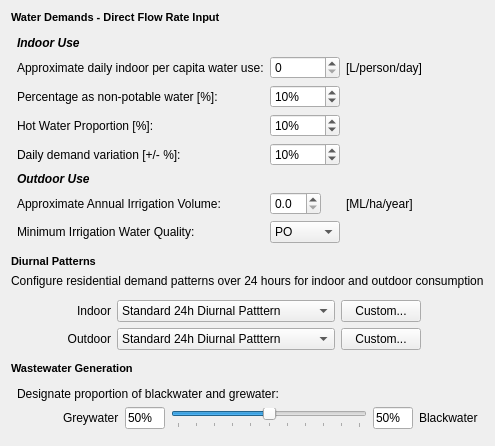
                <widget class="QWidget" name="scrollAreaWidgetContents_2">
                 <property name="geometry">
                  <rect>
                   <x>0</x>
                   <y>0</y>
                   <width>447</width>
                   <height>428</height>
                  </rect>
                 </property>
                 <layout class="QVBoxLayout" name="verticalLayout_29">
                  <item>
                   <widget class="QLabel" name="res_direct_title1">
                    <property name="sizePolicy">
                     <sizepolicy hsizetype="Preferred" vsizetype="Fixed">
                      <horstretch>0</horstretch>
                      <verstretch>13</verstretch>
                     </sizepolicy>
                    </property>
                    <property name="minimumSize">
                     <size>
                      <width>0</width>
                      <height>13</height>
                     </size>
                    </property>
                    <property name="maximumSize">
                     <size>
                      <width>16777215</width>
                      <height>13</height>
                     </size>
                    </property>
                    <property name="text">
                     <string>&lt;!DOCTYPE HTML PUBLIC &quot;-//W3C//DTD HTML 4.0//EN&quot; &quot;http://www.w3.org/TR/REC-html40/strict.dtd&quot;&gt;
&lt;html&gt;&lt;head&gt;&lt;meta name=&quot;qrichtext&quot; content=&quot;1&quot; /&gt;&lt;style type=&quot;text/css&quot;&gt;
p, li { white-space: pre-wrap; }
&lt;/style&gt;&lt;/head&gt;&lt;body style=&quot; font-family:'MS Shell Dlg 2'; font-size:8pt; font-weight:400; font-style:normal;&quot;&gt;
&lt;p style=&quot; margin-top:0px; margin-bottom:0px; margin-left:0px; margin-right:0px; -qt-block-indent:0; text-indent:0px;&quot;&gt;&lt;span style=&quot; font-weight:600;&quot;&gt;Water Demands - Direct Flow Rate Input&lt;/span&gt;&lt;/p&gt;&lt;/body&gt;&lt;/html&gt;</string>
                    </property>
                   </widget>
                  </item>
                  <item>
                   <widget class="QWidget" name="res_direct_widget" native="true">
                    <layout class="QGridLayout" name="gridLayout_14">
                     <property name="leftMargin">
                      <number>6</number>
                     </property>
                     <property name="topMargin">
                      <number>6</number>
                     </property>
                     <property name="rightMargin">
                      <number>6</number>
                     </property>
                     <property name="bottomMargin">
                      <number>6</number>
                     </property>
                     <item row="1" column="2">
                      <widget class="QLabel" name="res_direct_vol_lbl2">
                       <property name="whatsThis">
                        <string>Estimate of the annual irrigation volume per hectare</string>
                       </property>
                       <property name="text">
                        <string>[L/person/day]</string>
                       </property>
                      </widget>
                     </item>
                     <item row="0" column="0">
                      <widget class="QLabel" name="res_direct_lbl1">
                       <property name="whatsThis">
                        <string>Estimate of the annual irrigation volume per hectare</string>
                       </property>
                       <property name="text">
                        <string>&lt;html&gt;&lt;head/&gt;&lt;body&gt;&lt;p&gt;&lt;span style=&quot; font-weight:600; font-style:italic;&quot;&gt;Indoor Use&lt;/span&gt;&lt;/p&gt;&lt;/body&gt;&lt;/html&gt;</string>
                       </property>
                      </widget>
                     </item>
                     <item row="3" column="1">
                      <widget class="QSpinBox" name="res_direct_hot">
                       <property name="suffix">
                        <string>%</string>
                       </property>
                       <property name="maximum">
                        <number>100</number>
                       </property>
                       <property name="singleStep">
                        <number>5</number>
                       </property>
                       <property name="value">
                        <number>10</number>
                       </property>
                      </widget>
                     </item>
                     <item row="2" column="0">
                      <widget class="QLabel" name="res_direct_np_lbl">
                       <property name="whatsThis">
                        <string>Estimate of the annual irrigation volume per hectare</string>
                       </property>
                       <property name="text">
                        <string>Percentage as non-potable water [%]:</string>
                       </property>
                      </widget>
                     </item>
                     <item row="4" column="0">
                      <widget class="QLabel" name="res_direct_vary_lbl">
                       <property name="whatsThis">
                        <string>&lt;!DOCTYPE HTML PUBLIC &quot;-//W3C//DTD HTML 4.0//EN&quot; &quot;http://www.w3.org/TR/REC-html40/strict.dtd&quot;&gt;
&lt;html&gt;&lt;head&gt;&lt;meta name=&quot;qrichtext&quot; content=&quot;1&quot; /&gt;&lt;style type=&quot;text/css&quot;&gt;
p, li { white-space: pre-wrap; }
&lt;/style&gt;&lt;/head&gt;&lt;body style=&quot; font-family:'MS Shell Dlg 2'; font-size:8.25pt; font-weight:400; font-style:normal;&quot;&gt;
&lt;p style=&quot; margin-top:0px; margin-bottom:0px; margin-left:0px; margin-right:0px; -qt-block-indent:0; text-indent:0px;&quot;&gt;A stochastic variability used to scale the daily household demand. Will be scaled according to the number of households in the block. Specify a percent, demand value will be scaled according to a random number drawin within this range.&lt;/p&gt;
&lt;p style=&quot;-qt-paragraph-type:empty; margin-top:0px; margin-bottom:0px; margin-left:0px; margin-right:0px; -qt-block-indent:0; text-indent:0px;&quot;&gt;&lt;/p&gt;
&lt;p style=&quot; margin-top:0px; margin-bottom:0px; margin-left:0px; margin-right:0px; -qt-block-indent:0; text-indent:0px;&quot;&gt;&lt;span style=&quot; font-style:italic;&quot;&gt;e.g. +/- 5% will see demand being multiplied by a number between 0.95 and 1.05.&lt;/span&gt;&lt;/p&gt;&lt;/body&gt;&lt;/html&gt;</string>
                       </property>
                       <property name="text">
                        <string>Daily demand variation [+/- %]:</string>
                       </property>
                      </widget>
                     </item>
                     <item row="3" column="0">
                      <widget class="QLabel" name="res_direct_hot_lbl">
                       <property name="whatsThis">
                        <string>&lt;!DOCTYPE HTML PUBLIC &quot;-//W3C//DTD HTML 4.0//EN&quot; &quot;http://www.w3.org/TR/REC-html40/strict.dtd&quot;&gt;
&lt;html&gt;&lt;head&gt;&lt;meta name=&quot;qrichtext&quot; content=&quot;1&quot; /&gt;&lt;style type=&quot;text/css&quot;&gt;
p, li { white-space: pre-wrap; }
&lt;/style&gt;&lt;/head&gt;&lt;body style=&quot; font-family:'MS Shell Dlg 2'; font-size:8.25pt; font-weight:400; font-style:normal;&quot;&gt;
&lt;p style=&quot; margin-top:0px; margin-bottom:0px; margin-left:0px; margin-right:0px; -qt-block-indent:0; text-indent:0px;&quot;&gt;A stochastic variability used to scale the daily household demand. Will be scaled according to the number of households in the block. Specify a percent, demand value will be scaled according to a random number drawin within this range.&lt;/p&gt;
&lt;p style=&quot;-qt-paragraph-type:empty; margin-top:0px; margin-bottom:0px; margin-left:0px; margin-right:0px; -qt-block-indent:0; text-indent:0px;&quot;&gt;&lt;/p&gt;
&lt;p style=&quot; margin-top:0px; margin-bottom:0px; margin-left:0px; margin-right:0px; -qt-block-indent:0; text-indent:0px;&quot;&gt;&lt;span style=&quot; font-style:italic;&quot;&gt;e.g. +/- 5% will see demand being multiplied by a number between 0.95 and 1.05.&lt;/span&gt;&lt;/p&gt;&lt;/body&gt;&lt;/html&gt;</string>
                       </property>
                       <property name="text">
                        <string>Hot Water Proportion [%]:</string>
                       </property>
                      </widget>
                     </item>
                     <item row="4" column="1">
                      <widget class="QSpinBox" name="res_direct_vary">
                       <property name="suffix">
                        <string>%</string>
                       </property>
                       <property name="maximum">
                        <number>100</number>
                       </property>
                       <property name="singleStep">
                        <number>5</number>
                       </property>
                       <property name="value">
                        <number>10</number>
                       </property>
                      </widget>
                     </item>
                     <item row="8" column="0">
                      <widget class="QLabel" name="res_direct_irrigate_lbl">
                       <property name="whatsThis">
                        <string>Estimate of the annual irrigation volume per hectare</string>
                       </property>
                       <property name="text">
                        <string>Approximate Annual Irrigation Volume:</string>
                       </property>
                      </widget>
                     </item>
                     <item row="1" column="0">
                      <widget class="QLabel" name="res_direct_vol_lbl">
                       <property name="whatsThis">
                        <string>Estimate of the annual irrigation volume per hectare</string>
                       </property>
                       <property name="text">
                        <string>Approximate daily indoor per capita water use:</string>
                       </property>
                      </widget>
                     </item>
                     <item row="9" column="0">
                      <widget class="QLabel" name="res_direct_irrigate_ffplbl">
                       <property name="whatsThis">
                        <string>&lt;!DOCTYPE HTML PUBLIC &quot;-//W3C//DTD HTML 4.0//EN&quot; &quot;http://www.w3.org/TR/REC-html40/strict.dtd&quot;&gt;
&lt;html&gt;&lt;head&gt;&lt;meta name=&quot;qrichtext&quot; content=&quot;1&quot; /&gt;&lt;style type=&quot;text/css&quot;&gt;
p, li { white-space: pre-wrap; }
&lt;/style&gt;&lt;/head&gt;&lt;body style=&quot; font-family:'MS Shell Dlg 2'; font-size:8.25pt; font-weight:400; font-style:normal;&quot;&gt;
&lt;p style=&quot; margin-top:0px; margin-bottom:0px; margin-left:0px; margin-right:0px; -qt-block-indent:0; text-indent:0px;&quot;&gt;&lt;span style=&quot; font-size:8pt;&quot;&gt;Select the minimum water quality requirement to source from when meeting demand.&lt;/span&gt;&lt;/p&gt;
&lt;p style=&quot; margin-top:0px; margin-bottom:0px; margin-left:0px; margin-right:0px; -qt-block-indent:0; text-indent:0px;&quot;&gt;&lt;span style=&quot; font-size:8pt;&quot;&gt;PO = Potable Water&lt;/span&gt;&lt;/p&gt;
&lt;p style=&quot; margin-top:0px; margin-bottom:0px; margin-left:0px; margin-right:0px; -qt-block-indent:0; text-indent:0px;&quot;&gt;&lt;span style=&quot; font-size:8pt;&quot;&gt;NP = Non-potable Water&lt;/span&gt;&lt;/p&gt;
&lt;p style=&quot; margin-top:0px; margin-bottom:0px; margin-left:0px; margin-right:0px; -qt-block-indent:0; text-indent:0px;&quot;&gt;&lt;span style=&quot; font-size:8pt;&quot;&gt;RW = Rainwater&lt;/span&gt;&lt;/p&gt;
&lt;p style=&quot; margin-top:0px; margin-bottom:0px; margin-left:0px; margin-right:0px; -qt-block-indent:0; text-indent:0px;&quot;&gt;&lt;span style=&quot; font-size:8pt;&quot;&gt;SW = Stormwater&lt;/span&gt;&lt;/p&gt;
&lt;p style=&quot; margin-top:0px; margin-bottom:0px; margin-left:0px; margin-right:0px; -qt-block-indent:0; text-indent:0px;&quot;&gt;&lt;span style=&quot; font-size:8pt;&quot;&gt;GW = Greywater&lt;/span&gt;&lt;/p&gt;&lt;/body&gt;&lt;/html&gt;</string>
                       </property>
                       <property name="text">
                        <string>Minimum Irrigation Water Quality:</string>
                       </property>
                      </widget>
                     </item>
                     <item row="9" column="1">
                      <widget class="QComboBox" name="res_direct_irrigate_ffp">
                       <item>
                        <property name="text">
                         <string>PO</string>
                        </property>
                       </item>
                       <item>
                        <property name="text">
                         <string>NP</string>
                        </property>
                       </item>
                       <item>
                        <property name="text">
                         <string>RW</string>
                        </property>
                       </item>
                       <item>
                        <property name="text">
                         <string>SW</string>
                        </property>
                       </item>
                       <item>
                        <property name="text">
                         <string>GW</string>
                        </property>
                       </item>
                      </widget>
                     </item>
                     <item row="8" column="3">
                      <spacer name="horizontalSpacer_64">
                       <property name="orientation">
                        <enum>Qt::Horizontal</enum>
                       </property>
                       <property name="sizeHint" stdset="0">
                        <size>
                         <width>40</width>
                         <height>20</height>
                        </size>
                       </property>
                      </spacer>
                     </item>
                     <item row="8" column="2">
                      <widget class="QLabel" name="res_direct_irrigate_lbl2">
                       <property name="whatsThis">
                        <string>Estimate of the annual irrigation volume per hectare</string>
                       </property>
                       <property name="text">
                        <string>[ML/ha/year]</string>
                       </property>
                      </widget>
                     </item>
                     <item row="8" column="1">
                      <widget class="QDoubleSpinBox" name="res_direct_irrigate">
                       <property name="maximumSize">
                        <size>
                         <width>51</width>
                         <height>16777215</height>
                        </size>
                       </property>
                       <property name="decimals">
                        <number>1</number>
                       </property>
                      </widget>
                     </item>
                     <item row="9" column="3">
                      <spacer name="horizontalSpacer_65">
                       <property name="orientation">
                        <enum>Qt::Horizontal</enum>
                       </property>
                       <property name="sizeHint" stdset="0">
                        <size>
                         <width>40</width>
                         <height>20</height>
                        </size>
                       </property>
                      </spacer>
                     </item>
                     <item row="6" column="0">
                      <widget class="QLabel" name="res_direct_lbl2">
                       <property name="whatsThis">
                        <string>Estimate of the annual irrigation volume per hectare</string>
                       </property>
                       <property name="text">
                        <string>&lt;html&gt;&lt;head/&gt;&lt;body&gt;&lt;p&gt;&lt;span style=&quot; font-weight:600; font-style:italic;&quot;&gt;Outdoor Use&lt;/span&gt;&lt;/p&gt;&lt;/body&gt;&lt;/html&gt;</string>
                       </property>
                      </widget>
                     </item>
                     <item row="1" column="3">
                      <spacer name="horizontalSpacer_66">
                       <property name="orientation">
                        <enum>Qt::Horizontal</enum>
                       </property>
                       <property name="sizeHint" stdset="0">
                        <size>
                         <width>40</width>
                         <height>20</height>
                        </size>
                       </property>
                      </spacer>
                     </item>
                     <item row="2" column="1">
                      <widget class="QSpinBox" name="res_direct_np">
                       <property name="suffix">
                        <string>%</string>
                       </property>
                       <property name="maximum">
                        <number>100</number>
                       </property>
                       <property name="singleStep">
                        <number>5</number>
                       </property>
                       <property name="value">
                        <number>10</number>
                       </property>
                      </widget>
                     </item>
                     <item row="1" column="1">
                      <widget class="QDoubleSpinBox" name="res_direct_vol">
                       <property name="minimumSize">
                        <size>
                         <width>70</width>
                         <height>0</height>
                        </size>
                       </property>
                       <property name="maximumSize">
                        <size>
                         <width>70</width>
                         <height>16777215</height>
                        </size>
                       </property>
                       <property name="decimals">
                        <number>0</number>
                       </property>
                       <property name="maximum">
                        <double>1000.000000000000000</double>
                       </property>
                      </widget>
                     </item>
                    </layout>
                   </widget>
                  </item>
                  <item>
                   <widget class="QLabel" name="res_direct_title2">
                    <property name="sizePolicy">
                     <sizepolicy hsizetype="Preferred" vsizetype="Fixed">
                      <horstretch>0</horstretch>
                      <verstretch>13</verstretch>
                     </sizepolicy>
                    </property>
                    <property name="minimumSize">
                     <size>
                      <width>0</width>
                      <height>13</height>
                     </size>
                    </property>
                    <property name="maximumSize">
                     <size>
                      <width>16777215</width>
                      <height>13</height>
                     </size>
                    </property>
                    <property name="text">
                     <string>&lt;!DOCTYPE HTML PUBLIC &quot;-//W3C//DTD HTML 4.0//EN&quot; &quot;http://www.w3.org/TR/REC-html40/strict.dtd&quot;&gt;
&lt;html&gt;&lt;head&gt;&lt;meta name=&quot;qrichtext&quot; content=&quot;1&quot; /&gt;&lt;style type=&quot;text/css&quot;&gt;
p, li { white-space: pre-wrap; }
&lt;/style&gt;&lt;/head&gt;&lt;body style=&quot; font-family:'MS Shell Dlg 2'; font-size:8pt; font-weight:400; font-style:normal;&quot;&gt;
&lt;p style=&quot; margin-top:0px; margin-bottom:0px; margin-left:0px; margin-right:0px; -qt-block-indent:0; text-indent:0px;&quot;&gt;&lt;span style=&quot; font-weight:600;&quot;&gt;Diurnal Patterns&lt;/span&gt;&lt;/p&gt;&lt;/body&gt;&lt;/html&gt;</string>
                    </property>
                   </widget>
                  </item>
                  <item>
                   <widget class="QLabel" name="res_direct_descript">
                    <property name="whatsThis">
                     <string>Estimate of the annual irrigation volume per hectare</string>
                    </property>
                    <property name="text">
                     <string>Configure residential demand patterns over 24 hours for indoor and outdoor consumption</string>
                    </property>
                   </widget>
                  </item>
                  <item>
                   <widget class="QWidget" name="widget_22" native="true">
                    <property name="minimumSize">
                     <size>
                      <width>0</width>
                      <height>0</height>
                     </size>
                    </property>
                    <layout class="QGridLayout" name="gridLayout_15">
                     <property name="leftMargin">
                      <number>6</number>
                     </property>
                     <property name="topMargin">
                      <number>6</number>
                     </property>
                     <property name="rightMargin">
                      <number>6</number>
                     </property>
                     <property name="bottomMargin">
                      <number>6</number>
                     </property>
                     <item row="1" column="3">
                      <widget class="QPushButton" name="indoor_dpcustom">
                       <property name="text">
                        <string>Custom...</string>
                       </property>
                      </widget>
                     </item>
                     <item row="1" column="4">
                      <spacer name="horizontalSpacer_52">
                       <property name="orientation">
                        <enum>Qt::Horizontal</enum>
                       </property>
                       <property name="sizeHint" stdset="0">
                        <size>
                         <width>40</width>
                         <height>20</height>
                        </size>
                       </property>
                      </spacer>
                     </item>
                     <item row="2" column="1">
                      <widget class="QLabel" name="outdoor_dp_lbl">
                       <property name="text">
                        <string>Outdoor</string>
                       </property>
                       <property name="alignment">
                        <set>Qt::AlignRight|Qt::AlignTrailing|Qt::AlignVCenter</set>
                       </property>
                      </widget>
                     </item>
                     <item row="1" column="1">
                      <widget class="QLabel" name="indoor_dp_lbl">
                       <property name="text">
                        <string>Indoor</string>
                       </property>
                       <property name="alignment">
                        <set>Qt::AlignRight|Qt::AlignTrailing|Qt::AlignVCenter</set>
                       </property>
                      </widget>
                     </item>
                     <item row="2" column="2">
                      <widget class="QComboBox" name="outdoor_dp">
                       <item>
                        <property name="text">
                         <string>Standard 24h Diurnal Patttern</string>
                        </property>
                       </item>
                       <item>
                        <property name="text">
                         <string>Constant Hourly Pattern</string>
                        </property>
                       </item>
                       <item>
                        <property name="text">
                         <string>Office Hours Trapezoid (7am-7pm)</string>
                        </property>
                       </item>
                       <item>
                        <property name="text">
                         <string>After-hours Constant (6pm-6am)</string>
                        </property>
                       </item>
                       <item>
                        <property name="text">
                         <string>User-defined...</string>
                        </property>
                       </item>
                      </widget>
                     </item>
                     <item row="1" column="2">
                      <widget class="QComboBox" name="indoor_dp">
                       <item>
                        <property name="text">
                         <string>Standard 24h Diurnal Patttern</string>
                        </property>
                       </item>
                       <item>
                        <property name="text">
                         <string>Constant Hourly Pattern</string>
                        </property>
                       </item>
                       <item>
                        <property name="text">
                         <string>Office Hours Trapezoid (7am-7pm)</string>
                        </property>
                       </item>
                       <item>
                        <property name="text">
                         <string>After-hours Constant (6pm-6am)</string>
                        </property>
                       </item>
                       <item>
                        <property name="text">
                         <string>User-defined...</string>
                        </property>
                       </item>
                      </widget>
                     </item>
                     <item row="2" column="3">
                      <widget class="QPushButton" name="outdoor_dpcustom">
                       <property name="text">
                        <string>Custom...</string>
                       </property>
                      </widget>
                     </item>
                     <item row="2" column="0">
                      <spacer name="horizontalSpacer_54">
                       <property name="orientation">
                        <enum>Qt::Horizontal</enum>
                       </property>
                       <property name="sizeType">
                        <enum>QSizePolicy::Fixed</enum>
                       </property>
                       <property name="sizeHint" stdset="0">
                        <size>
                         <width>50</width>
                         <height>20</height>
                        </size>
                       </property>
                      </spacer>
                     </item>
                     <item row="1" column="0">
                      <spacer name="horizontalSpacer_53">
                       <property name="orientation">
                        <enum>Qt::Horizontal</enum>
                       </property>
                       <property name="sizeType">
                        <enum>QSizePolicy::Fixed</enum>
                       </property>
                       <property name="sizeHint" stdset="0">
                        <size>
                         <width>50</width>
                         <height>20</height>
                        </size>
                       </property>
                      </spacer>
                     </item>
                     <item row="2" column="4">
                      <spacer name="horizontalSpacer_59">
                       <property name="orientation">
                        <enum>Qt::Horizontal</enum>
                       </property>
                       <property name="sizeHint" stdset="0">
                        <size>
                         <width>40</width>
                         <height>20</height>
                        </size>
                       </property>
                      </spacer>
                     </item>
                    </layout>
                   </widget>
                  </item>
                  <item>
                   <widget class="QLabel" name="res_direct_ww_title">
                    <property name="sizePolicy">
                     <sizepolicy hsizetype="Preferred" vsizetype="Fixed">
                      <horstretch>0</horstretch>
                      <verstretch>13</verstretch>
                     </sizepolicy>
                    </property>
                    <property name="minimumSize">
                     <size>
                      <width>0</width>
                      <height>13</height>
                     </size>
                    </property>
                    <property name="maximumSize">
                     <size>
                      <width>16777215</width>
                      <height>13</height>
                     </size>
                    </property>
                    <property name="text">
                     <string>&lt;!DOCTYPE HTML PUBLIC &quot;-//W3C//DTD HTML 4.0//EN&quot; &quot;http://www.w3.org/TR/REC-html40/strict.dtd&quot;&gt;
&lt;html&gt;&lt;head&gt;&lt;meta name=&quot;qrichtext&quot; content=&quot;1&quot; /&gt;&lt;style type=&quot;text/css&quot;&gt;
p, li { white-space: pre-wrap; }
&lt;/style&gt;&lt;/head&gt;&lt;body style=&quot; font-family:'MS Shell Dlg 2'; font-size:8pt; font-weight:400; font-style:normal;&quot;&gt;
&lt;p style=&quot; margin-top:0px; margin-bottom:0px; margin-left:0px; margin-right:0px; -qt-block-indent:0; text-indent:0px;&quot;&gt;&lt;span style=&quot; font-weight:600;&quot;&gt;Wastewater Generation&lt;/span&gt;&lt;/p&gt;&lt;/body&gt;&lt;/html&gt;</string>
                    </property>
                   </widget>
                  </item>
                  <item>
                   <widget class="QWidget" name="res_direct_ww_widget" native="true">
                    <property name="minimumSize">
                     <size>
                      <width>0</width>
                      <height>0</height>
                     </size>
                    </property>
                    <layout class="QGridLayout" name="gridLayout_16">
                     <property name="leftMargin">
                      <number>6</number>
                     </property>
                     <property name="topMargin">
                      <number>6</number>
                     </property>
                     <property name="rightMargin">
                      <number>6</number>
                     </property>
                     <property name="bottomMargin">
                      <number>6</number>
                     </property>
                     <item row="1" column="2">
                      <widget class="QLineEdit" name="res_direct_wwboxgrey">
                       <property name="maximumSize">
                        <size>
                         <width>40</width>
                         <height>16777215</height>
                        </size>
                       </property>
                       <property name="text">
                        <string>50%</string>
                       </property>
                      </widget>
                     </item>
                     <item row="1" column="5">
                      <widget class="QLabel" name="res_direct_wwlbl2">
                       <property name="whatsThis">
                        <string>Estimate of the annual irrigation volume per hectare</string>
                       </property>
                       <property name="text">
                        <string>&lt;html&gt;&lt;head/&gt;&lt;body&gt;&lt;p&gt;Blackwater&lt;/p&gt;&lt;/body&gt;&lt;/html&gt;</string>
                       </property>
                      </widget>
                     </item>
                     <item row="1" column="4">
                      <widget class="QLineEdit" name="res_direct_wwboxblack">
                       <property name="maximumSize">
                        <size>
                         <width>40</width>
                         <height>16777215</height>
                        </size>
                       </property>
                       <property name="text">
                        <string>50%</string>
                       </property>
                      </widget>
                     </item>
                     <item row="1" column="1">
                      <widget class="QLabel" name="res_direct_wwlbl1">
                       <property name="whatsThis">
                        <string>Estimate of the annual irrigation volume per hectare</string>
                       </property>
                       <property name="text">
                        <string>&lt;html&gt;&lt;head/&gt;&lt;body&gt;&lt;p&gt;Greywater&lt;/p&gt;&lt;/body&gt;&lt;/html&gt;</string>
                       </property>
                      </widget>
                     </item>
                     <item row="1" column="3">
                      <widget class="QSlider" name="res_direct_ww_slider">
                       <property name="minimum">
                        <number>-100</number>
                       </property>
                       <property name="maximum">
                        <number>100</number>
                       </property>
                       <property name="singleStep">
                        <number>1</number>
                       </property>
                       <property name="orientation">
                        <enum>Qt::Horizontal</enum>
                       </property>
                       <property name="tickPosition">
                        <enum>QSlider::TicksBelow</enum>
                       </property>
                       <property name="tickInterval">
                        <number>20</number>
                       </property>
                      </widget>
                     </item>
                     <item row="1" column="0">
                      <spacer name="horizontalSpacer_55">
                       <property name="orientation">
                        <enum>Qt::Horizontal</enum>
                       </property>
                       <property name="sizeType">
                        <enum>QSizePolicy::Fixed</enum>
                       </property>
                       <property name="sizeHint" stdset="0">
                        <size>
                         <width>40</width>
                         <height>20</height>
                        </size>
                       </property>
                      </spacer>
                     </item>
                     <item row="0" column="0" colspan="4">
                      <widget class="QLabel" name="res_direct_ww_descript">
                       <property name="whatsThis">
                        <string>Estimate of the annual irrigation volume per hectare</string>
                       </property>
                       <property name="text">
                        <string>Designate proportion of blackwater and grewater:</string>
                       </property>
                      </widget>
                     </item>
                    </layout>
                   </widget>
                  </item>
                 </layout>
                </widget>
